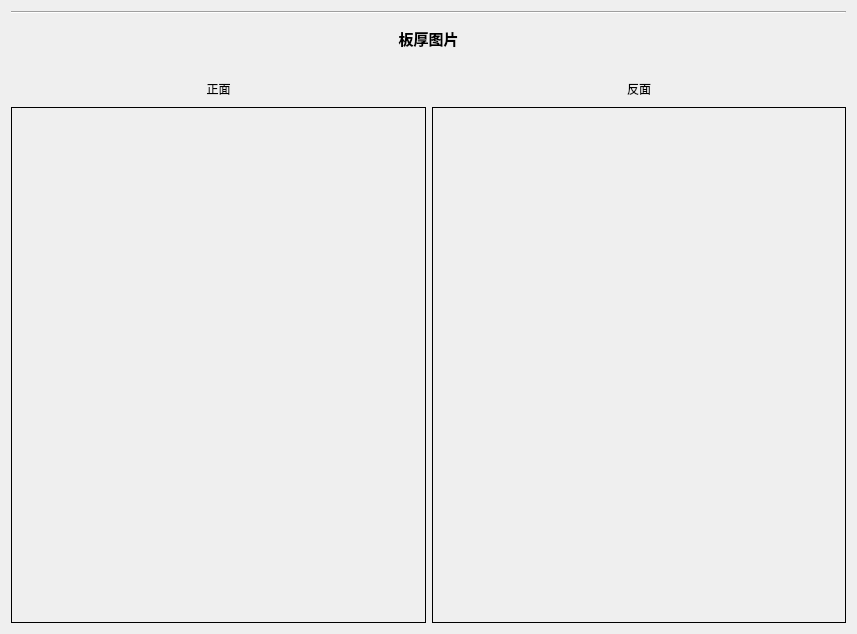
<?xml version="1.0" encoding="UTF-8"?>
<ui version="4.0">
 <class>Dialog</class>
 <widget class="QDialog" name="Dialog">
  <property name="geometry">
   <rect>
    <x>0</x>
    <y>0</y>
    <width>857</width>
    <height>634</height>
   </rect>
  </property>
  <property name="windowTitle">
   <string>Dialog</string>
  </property>
  <layout class="QHBoxLayout" name="horizontalLayout">
   <item>
    <layout class="QVBoxLayout" name="verticalLayout_3" stretch="0,0,0,1">
     <item>
      <widget class="Line" name="line_2">
       <property name="orientation">
        <enum>Qt::Horizontal</enum>
       </property>
      </widget>
     </item>
     <item>
      <widget class="QLabel" name="lblTitle">
       <property name="minimumSize">
        <size>
         <width>0</width>
         <height>30</height>
        </size>
       </property>
       <property name="maximumSize">
        <size>
         <width>16777215</width>
         <height>30</height>
        </size>
       </property>
       <property name="font">
        <font>
         <pointsize>11</pointsize>
         <bold>true</bold>
        </font>
       </property>
       <property name="frameShape">
        <enum>QFrame::NoFrame</enum>
       </property>
       <property name="text">
        <string>板厚图片</string>
       </property>
       <property name="alignment">
        <set>Qt::AlignBottom|Qt::AlignHCenter</set>
       </property>
      </widget>
     </item>
     <item>
      <widget class="QLabel" name="lblComment">
       <property name="text">
        <string/>
       </property>
       <property name="alignment">
        <set>Qt::AlignCenter</set>
       </property>
      </widget>
     </item>
     <item>
      <layout class="QGridLayout" name="gridLayout" rowstretch="0,0,0,0">
       <item row="3" column="0">
        <widget class="QLabel" name="imgCS">
         <property name="minimumSize">
          <size>
           <width>300</width>
           <height>300</height>
          </size>
         </property>
         <property name="frameShape">
          <enum>QFrame::Box</enum>
         </property>
         <property name="text">
          <string/>
         </property>
         <property name="alignment">
          <set>Qt::AlignCenter</set>
         </property>
        </widget>
       </item>
       <item row="3" column="1">
        <widget class="QLabel" name="imgSS">
         <property name="minimumSize">
          <size>
           <width>300</width>
           <height>300</height>
          </size>
         </property>
         <property name="frameShape">
          <enum>QFrame::Box</enum>
         </property>
         <property name="text">
          <string/>
         </property>
         <property name="alignment">
          <set>Qt::AlignCenter</set>
         </property>
        </widget>
       </item>
       <item row="2" column="0">
        <widget class="QLabel" name="label_5">
         <property name="maximumSize">
          <size>
           <width>16777215</width>
           <height>25</height>
          </size>
         </property>
         <property name="text">
          <string>正面</string>
         </property>
         <property name="alignment">
          <set>Qt::AlignCenter</set>
         </property>
        </widget>
       </item>
       <item row="2" column="1">
        <widget class="QLabel" name="label_6">
         <property name="maximumSize">
          <size>
           <width>16777215</width>
           <height>25</height>
          </size>
         </property>
         <property name="text">
          <string>反面</string>
         </property>
         <property name="alignment">
          <set>Qt::AlignCenter</set>
         </property>
        </widget>
       </item>
      </layout>
     </item>
    </layout>
   </item>
  </layout>
 </widget>
 <resources/>
 <connections/>
</ui>
